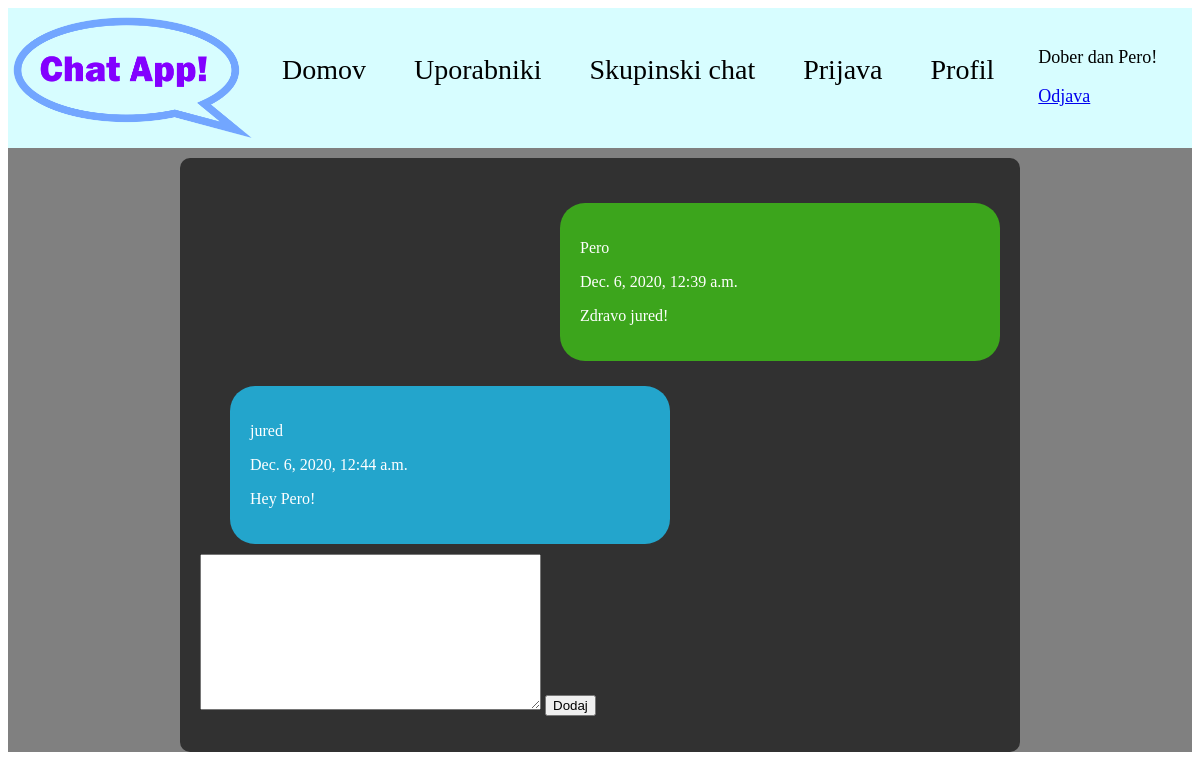
The page /private_message/1 (signed in) on the database its author committed.
### message/models.py (models this page shows, shortened)
class ChatBox(models.Model):
    sender = models.ForeignKey(settings.AUTH_USER_MODEL, on_delete=models.CASCADE)
    receiver = models.ForeignKey(settings.AUTH_USER_MODEL, on_delete=models.CASCADE, blank=True, null=True,
                                 related_name='my_private_messages')
    txt = models.TextField(max_length=512)
    datum = models.DateTimeField(auto_now_add=True)
    class Meta:
        ordering = ['datum']

### message/views.py (the view, shortened to what this page needs)
# urls.py: path('private_message/<int:receiving_user__id>', group_chat_view, name="private_message"),
def group_chat_view(request, *args, **kwargs):
    comm = ChatBox.objects.filter(receiver__isnull=True)
    other_user = None
    receiver_id = kwargs.get('receiving_user__id')
    form = SubmissionForm(request.POST)
    if receiver_id:
        other_user = get_object_or_404(get_user_model(), pk=receiver_id)
        comm = ChatBox.objects.filter(
            Q(receiver=other_user, sender=request.user) | Q(receiver=request.user, sender=other_user)
        )
    args = {"form": form, "comm": comm}
    return render(request, "groupchat.html", args)

### message/forms.py
class SubmissionForm(forms.ModelForm):
    txt = forms.CharField(widget=forms.Textarea(attrs={'class': 'submission__message'}))
    class Meta:
        model = ChatBox
        fields = ('txt',)

### message/templates/groupchat.html (shortened to what this page needs)
{% extends "base.html" %}
{% block content %}
    {% if user.is_authenticated %}
        <div class="chatbox">
            {% for f in comm %}
                {% if user == f.sender %}
                    <div class="message message--mine">
                        <p class="username">{{f.sender}}</p> <p class="userdate"> {{f.datum}} </p>
                        <p class="txt">  {{f.txt}} </p>
                    </div>
                {% else %}
                    <div class="message message--other">
                        <p class="username">{{f.sender}}</p> <p class="userdate"> {{f.datum}} </p>
                        <p class="txt">  {{f.txt}} </p>
                    </div>
                {% endif %}
            {% endfor %}
            <div class="submission">
                <form method="POST">
                    {{ form.txt }}
                    <button class="submission__button" type="submit">Dodaj</button>
                </form>
            </div>
        </div>
    {% else %}
        <p>You are not logged in</p>
        <a href="{% url 'message:login' %}">login</a>
    {% endif %}
{% endblock %}

### message/templates/navbar.html
{% load static %}
<nav>
    <ul id="navbar" class="navbar__list">
        <li class="page__title"><a id="home" href="/">
            <img class="page__title__image" src="{% static 'images/Logo.png' %}" alt="Logo" width="250"/></a>
        </li>
        <li class="navbar__list__item">
            <a href="/">Domov</a>
        </li>
        <li class="navbar__list__item">
            <a href="/users/">Uporabniki</a>
        </li>
        <li class="navbar__list__item">
            <a href="/groupchat/">Skupinski chat</a>
        </li>
        <li class="navbar__list__item">
            <a href="/login/">Prijava</a>
        </li>
        {%  if request.user.is_authenticated %}
            <li class="navbar__list__item">
                <a href="{% url 'message:profile' pk=request.user.pk %}">Profil</a>
            </li>
        {% else %}
            <li class="navbar__list__item">
                <a href="{% url 'message:register' %}">Registracija</a>
            </li>
        {% endif %}
        <li class="navbar__list__user">
          {% if user.is_authenticated %}
            Dober dan {{ user }}!
            <p><a href="{% url 'message:logout' %}">Odjava</a></p>
          {% else %}
            <p>Prosim prijavi se</p>
            <a href="{% url 'message:login' %}">Prijava</a>
          {% endif %}</li>
    </ul>
</nav>

### static/style.css (style rules this page uses)
.navbar__list { list-style-type: none; margin: 0; padding: 0; background-color: rgb(215, 253, 255); overflow: hidden; position: relative; }
.navbar__list__item { float: left; font-family: "franklin gothic heavy", serif; font-size: 28px; position: relative; -ms-transform: translateY(28%); transform: translateY(28%); }
.page__title { float: left; }
.navbar__list__item a { display: block; color: rgb(0, 0, 0); text-align: center; padding: 24px; text-decoration: none; }
.navbar__list__user { float: left; font-family: "franklin gothic heavy", serif; font-size: 18px; position: relative; -ms-transform: translateY(50%); transform: translateY(50%); margin-left: 20px; color: black; }
.userdate { font-style: bold; font-family: 'Times New Roman', Times, serif; color: white; }
.username { font-style: bold; font-family: 'Times New Roman', Times, serif; color: white; }
.txt { color: white; }
.chatbox { max-width: 800px; margin-left: auto; margin-right: auto; margin-top: 10px; margin-bottom: 10px; background-color: rgb(49, 49, 49); padding: 20px; border-radius: 10px; }
.message { border-radius: 25px; padding: 20px; width: 50%; margin-top: 25px; margin-bottom: 10px; margin-left: auto; }
.message--other { background: #23a5cc; margin-left: 30px; }
.message--mine { background: #3ca51c; }
.submission { width: 800px; margin-left: auto; margin-right: auto; margin-top: 10px; margin-bottom: 10px; border-radius: 10px; }

### rows shown on the page
ChatBox: sender "Pero", datum "Dec. 6, 2020, 12:39 a.m.", txt "Zdravo jured!"
ChatBox: sender "jured", datum "Dec. 6, 2020, 12:44 a.m.", txt "Hey Pero!"

### other values the page prints
{{ user }} "Pero"
